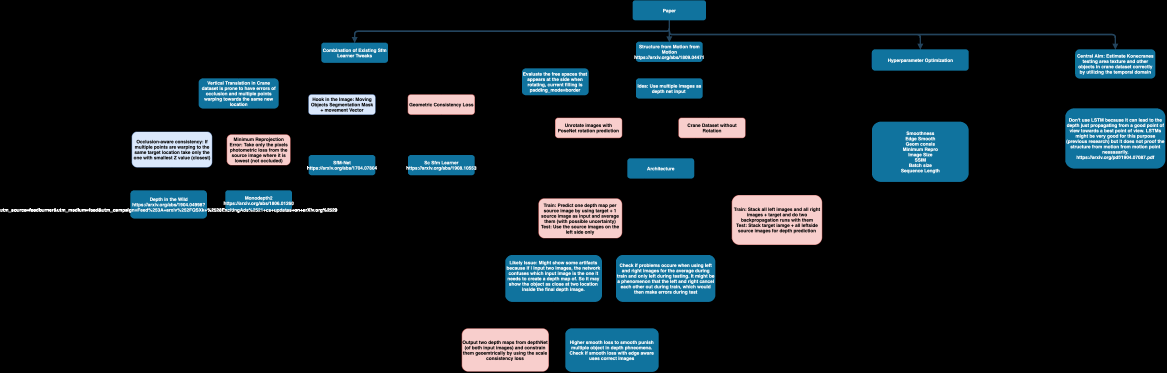
#> input picture paper.png, 3500 x 1119 px (shown at 1/3 size)
$ python -i custom_transforms.py   (imports and definitions only)
#> lines starting #> are read from the running program, lines starting #| are printed output that depends on the picture
#> further down, picture is the input picture: shape (1119, 3500, 3); mean B, G, R 28.1, 24, 16.3
from __future__ import division
import torch
import random
import numpy as np
from skimage.transform import resize
import cv2
'''Set of tranform random routines that takes list of inputs as arguments,
in order to have random but coherent transformations.'''


class Compose(object):
    def __init__(self, transforms):
        self.transforms = transforms

    # [4 lines left out: function __call__, not called in this run]


class Normalize(object):
    def __init__(self, mean, std):
        self.mean = mean
        self.std = std

    # [5 lines left out: function __call__, not called in this run]


class ArrayToTensor(object):
    """Converts a list of numpy.ndarray (H x W x C) along with a intrinsics matrix to a list of torch.FloatTensor of shape (C x H x W) with a intrinsics tensor."""

    # [8 lines left out: function __call__, not called in this run]


class RandomHorizontalFlip(object):
    """Randomly horizontally flips the given numpy array with a probability of 0.5"""

    # [14 lines left out: function __call__, not called in this run]

class RandomVerticalFlip(object):
    """Randomly vertically flips the given numpy array with a probability of 0.5"""

    # [18 lines left out: function __call__, not called in this run]

class RandomScaleCrop(object):
    """Randomly zooms images up to 15% and crop them to keep same size as before."""

    # [20 lines left out: function __call__, not called in this run]

def change_brightness(img, value=30):
#> called with value = 30
    hsv = cv2.cvtColor(img, cv2.COLOR_BGR2HSV)
#> hsv: shape (1119, 3500, 3); mean H, S, V 11.2, 23.3, 29.7
    h, s, v = cv2.split(hsv)
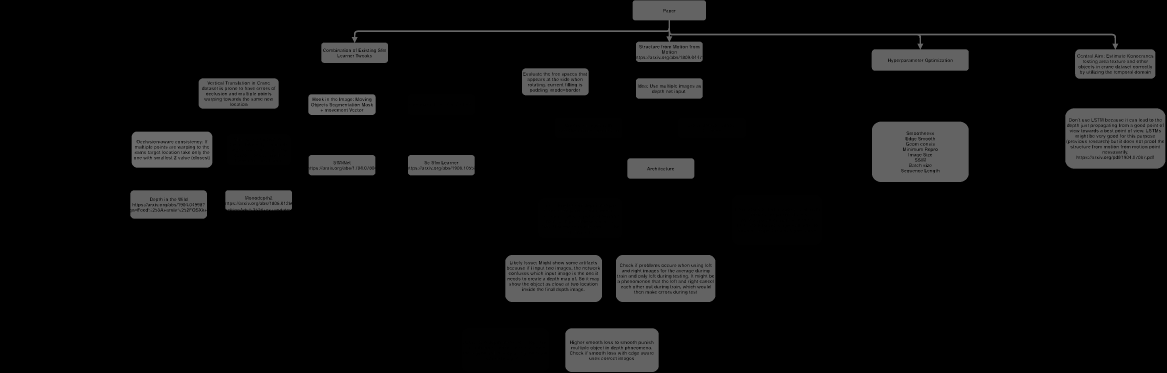
#> h: shape (1119, 3500) (shown at 1/3 size); min 0, max 120, mean 11.2
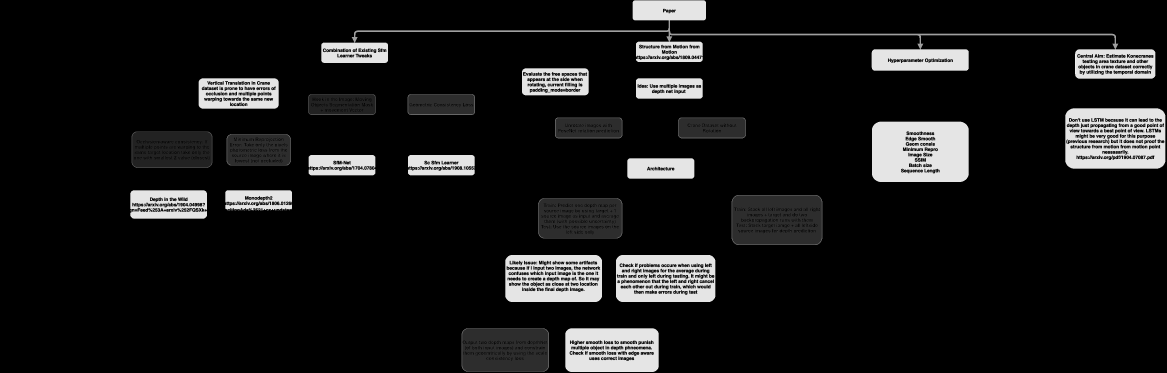
#> s: shape (1119, 3500) (shown at 1/3 size); min 0, max 255, mean 23.3
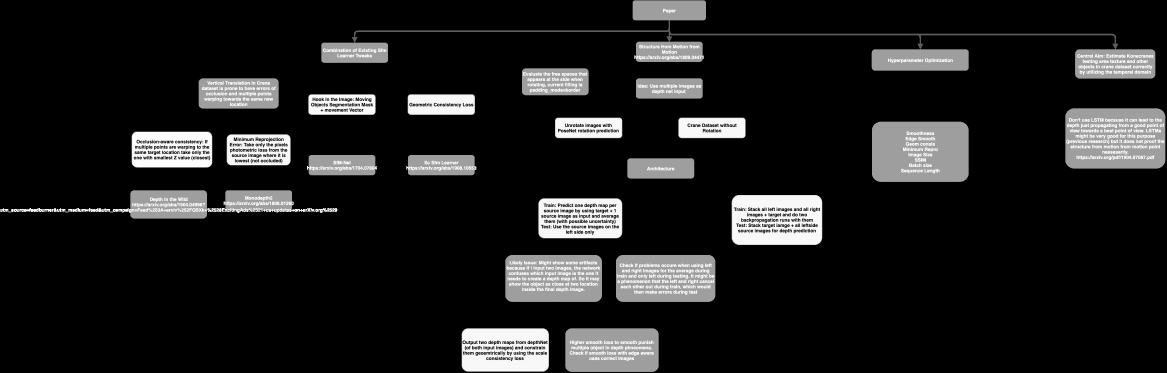
#> v: shape (1119, 3500) (shown at 1/3 size); min 0, max 255, mean 29.7
    v = cv2.add(v,value)
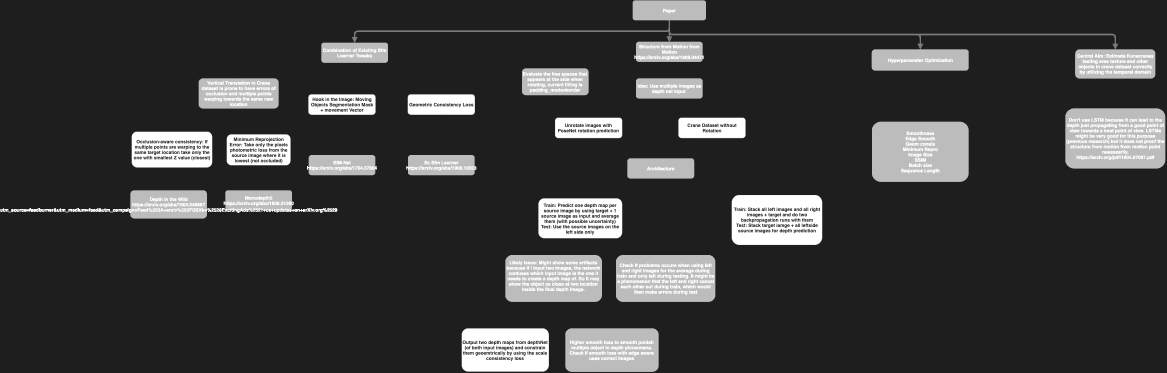
#> v: shape (1119, 3500) (shown at 1/3 size); min 30, max 255, mean 58.4
    v[v > 255] = 255
    v[v < 0] = 0
    final_hsv = cv2.merge((h, s, v))
#> final_hsv: shape (1119, 3500, 3); mean H, S, V 11.2, 23.3, 58.4
    img = cv2.cvtColor(final_hsv, cv2.COLOR_HSV2BGR)
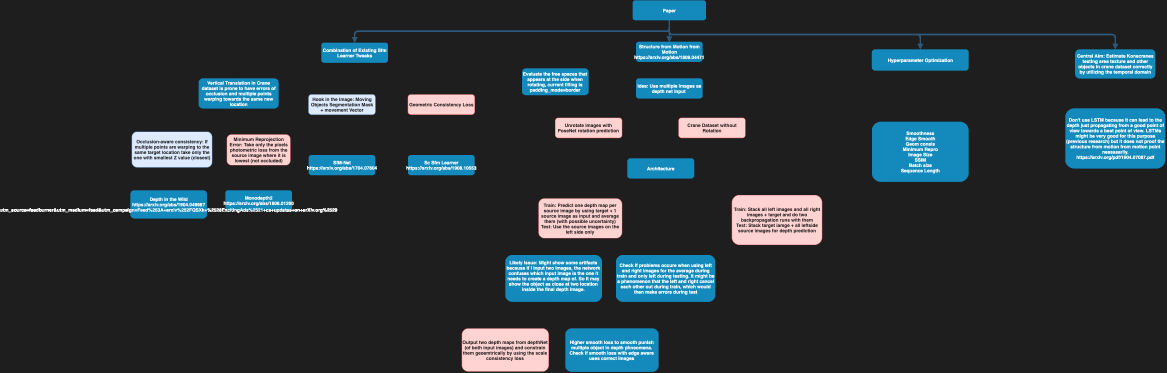
#> img: shape (1119, 3500, 3) (shown at 1/3 size); mean B, G, R 56.7, 51.8, 42.5
    return img

# [9 lines left out: function change_saturation, not called in this run]

class ColorJitter(object):
    """TODO"""

    # [11 lines left out: function __call__, not called in this run]

class RandomGauss(object):
    """TODO"""

    # [9 lines left out: function __call__, not called in this run]

>>> import cv2
>>> picture = cv2.imread('paper.png')
>>> result = change_brightness(picture)
